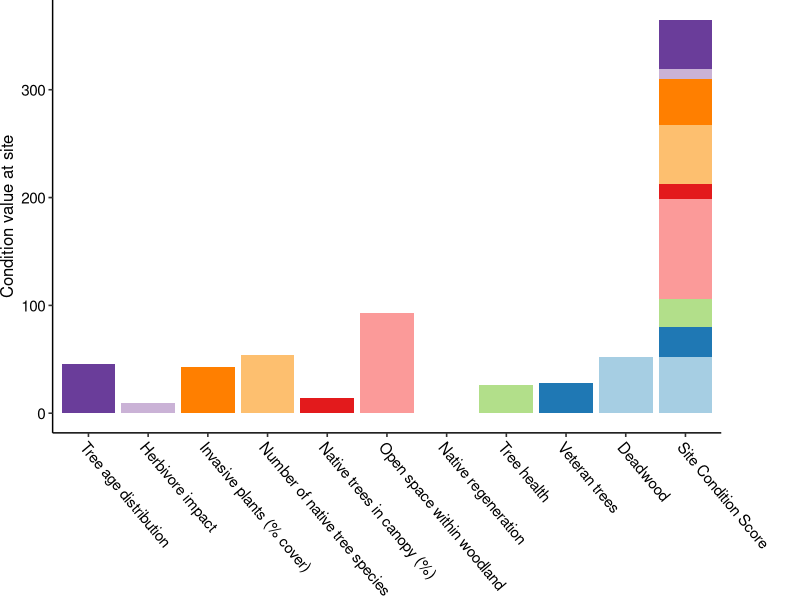
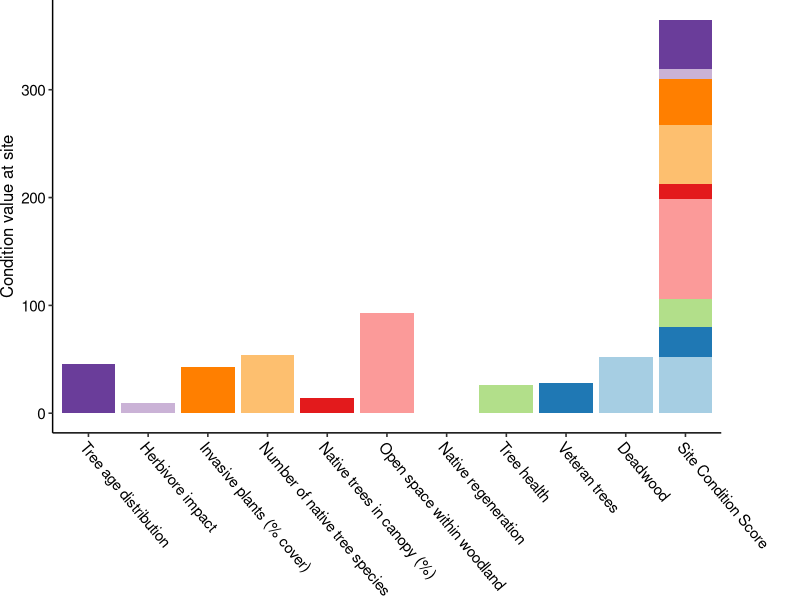
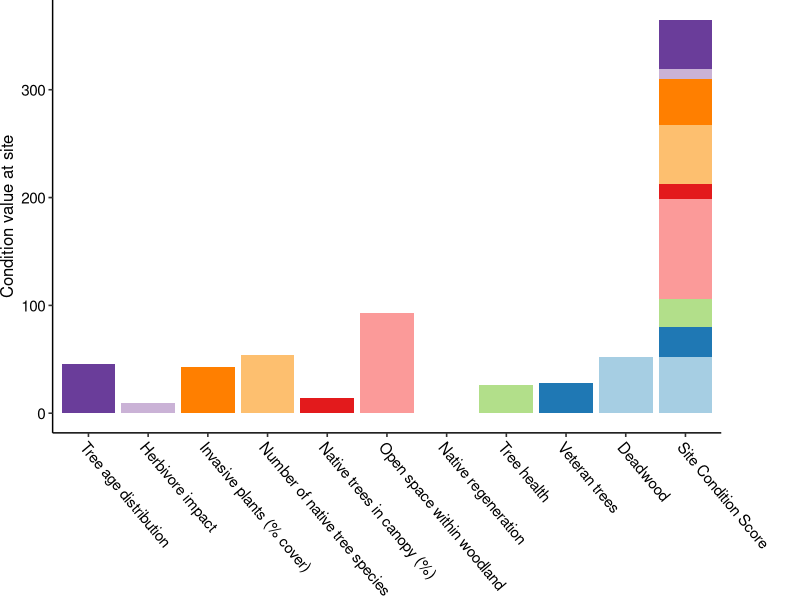
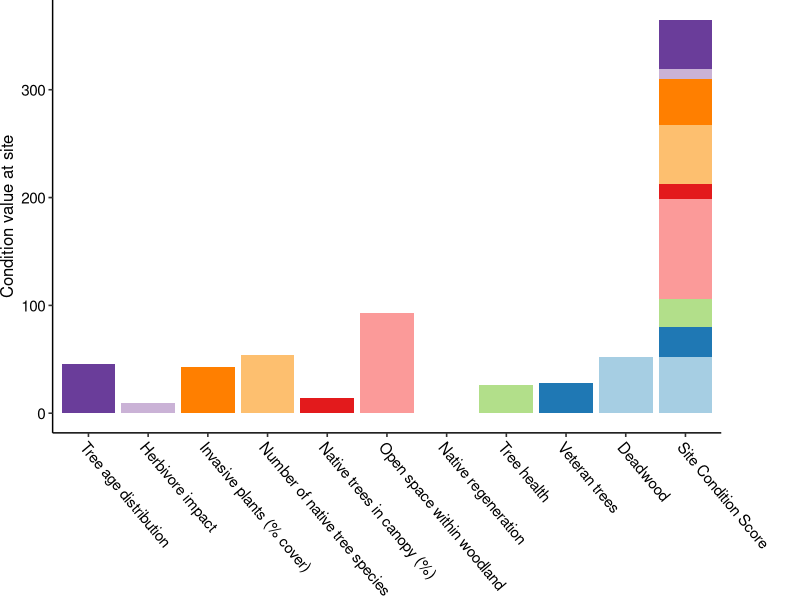

These charts were generated, in order, by the following R code: (Note: this script raises an error after producing the figures.)
## ---- chunk 1
knitr::opts_chunk$set(echo = FALSE)




# Ewan McHenry
##------ Fri Mar 10 12:03:15 2023 ------##
# make figures etc explaining the process for getting from measurements of woodland condition indicies to overall condition score
# se


# LIBRARIES ---------------------------------------------------------------
library(tidyverse)
library(htmltools) # for html text rendering in ggplot aes()
library(ggpubr)
library(RColorBrewer)
library(scales)

# CONDITION INDICY VALUES ---------------------------------------------

# generate data ---- 
set.seed(54-46)
con.vals.df = data.frame(ind = factor(c("Tree age distribution",
                                        "Herbivore impact",
                                        "Invasive plants (% cover)",
                                        "Number of native tree species", 
                                        "Native trees in canopy (%)",
                                        "Open space within woodland", 
                                        "Native regeneration",
                                        "Tree health",
                                        "Veteran trees",
                                        "Deadwood"))
)
con.vals.df$ind = factor(con.vals.df$ind, levels = unique(con.vals.df$ind))

con.vals.df$weight = runif(length(con.vals.df$ind), 0,1) %>% round(0)
con.vals.df$weight = c(1,1,1,2,1.5,0.7,1,1,2,3)
con.vals.df$weight = rep(1, length(con.vals.df$weight))


max.score <- 100
con.vals.df$score = runif(length(con.vals.df$ind), 0,max.score) %>% round(0)
con.vals.df$value = con.vals.df$score * con.vals.df$weight

con.vals.df$total = "Site Condition Score" # helper for stack

# function - plot sep + stack indicator values - p.indicator.sep_stack ----
  gg.bar.sep_stack <- function(
    df = con.vals.df,
    scale.sum = F, 
    stack.alpha = 0, 
    sep.alpha = 1 , 
    big.y_lim = T, 
    inds.to.drop = NA,
    just.total = F){
    
    df = con.vals.df
    scale.sum = F 
    stack.alpha = 1
    sep.alpha = 1  
    big.y_lim = T 
    inds.to.drop = NA
    just.total = F
    
    
    # set y axis limits
    tot.val = sum(df$value)
        y_lim = c(0, max(df$value))
    if(big.y_lim){
      y_lim[2] = tot.val
    }
    
    # drop indicies - inds.to.drop    
    df <- df[!(1:dim(df)[1]) %in% inds.to.drop,]
    
    # make df2 that includes a stack
    df2 <-  df
    df2$total  <-  df$ind
    df2  <-  rbind(df2,df)
    df2$total<- factor(df2$total, levels = unique(df2$total))
    
    # scale the stackto be out of 100
    df2$plot.val <- df2$value # new value to plot
    if(scale.sum){ # scale the stack if selected
      df2$plot.val[df2$total == df$total[1]] <-  100 * df2$plot.val[df2$total == df$total[1]]/
        sum(df$weight * max.score )
    }
    
    df2$alpha.val <-  sep.alpha
    df2$alpha.val[df2$total == df$total[1]] <- stack.alpha
    
        # plot options ---- 
colorCount = length(unique(con.vals.df$ind))
getPalette = colorRampPalette(brewer.pal(colorCount, "Paired"))
type.names = unique(con.vals.df$ind)
text.fact = 1

# plot ----
ggplot(df2, aes(fill = ind, x = total, y = plot.val, 
                             text = map(paste0("<b>", ind, "</b>", "<br>", " Value =", plot.val, " %"), HTML),
                             alpha = alpha.val),) +
      geom_bar( stat="identity", )+
      #ggtitle()+
      theme_pubr()+
      scale_x_discrete(name = NULL)+
      scale_y_continuous(name = "Condition value at site", limits = y_lim, breaks = pretty_breaks(5))+
      scale_alpha(limits = c(0, 1), guide='none')+
      labs(fill = "Indicator")+
      scale_fill_manual(values=rev(getPalette(colorCount)),
                        labels=(type.names))+
      theme(text = element_text(family = "sans"),
            legend.position = "none",
            plot.title = element_text(size = 14  *text.fact, face = "bold"),
            plot.subtitle = element_text(size = 8 *text.fact),
            legend.text =  element_text(size = 11 *text.fact),
            legend.title = element_blank(),
            axis.text.y = element_text(size = 11 *text.fact),
            axis.text.x = element_text(size = 11 *text.fact, angle = 310, hjust = 0),
            axis.title.y =  element_text(size = 12 *text.fact),
            axis.title.x =  element_blank(),
            plot.margin =  margin(0, 2, 0, 0, "cm")
      )
    
    }
    
    
  
## ---- chunk 2
  gg.bar.sep_stack(df = con.vals.df,
                scale.sum = T, 
                stack.alpha = 0, sep.alpha = 1, 
                big.y_lim = F )
## ---- chunk 3
  gg.bar.sep_stack(df = con.vals.df,
                scale.sum = F, 
                stack.alpha = 0, sep.alpha = 1, 
                big.y_lim = T )
## ---- chunk 4
  gg.bar.sep_stack(df = con.vals.df,
                scale.sum = F, 
                stack.alpha = 1, sep.alpha = 1, 
                big.y_lim = T )
## ---- chunk 5
  gg.bar.sep_stack(df = con.vals.df,
                scale.sum = F, 
                stack.alpha = 1, sep.alpha = 1, 
                big.y_lim = T )
## ---- chunk 6
  gg.bar.sep_stack(df = con.vals.df,
                scale.sum = F, 
                stack.alpha = 1, sep.alpha = 1, 
                big.y_lim = T ,
                nrow.drop = 1 )
## ---- chunk 7
  gg.bar.sep_stack(df = con.vals.df,
                scale.sum = F, 
                stack.alpha = 1, sep.alpha = 1, 
                big.y_lim = T ,
                nrow.drop = 2 )
## ---- chunk 8
  gg.bar.sep_stack(df = con.vals.df,
                scale.sum = F, 
                stack.alpha = 1, sep.alpha = 1, 
                big.y_lim = T ,
                nrow.drop = 3 )
## ---- chunk 9
  gg.bar.sep_stack(df = con.vals.df,
                scale.sum = T, 
                stack.alpha = 1, sep.alpha = 1, 
                big.y_lim = F ,
                nrow.drop = 0 )
## ---- chunk 10
  gg.bar.sep_stack(df = con.vals.df,
                scale.sum = T, 
                stack.alpha = 1, sep.alpha = 1, 
                big.y_lim = F,
                nrow.drop = 0 )
## ---- chunk 11
  gg.bar.sep_stack(df = con.vals.df,
                scale.sum = T, 
                stack.alpha = 1, sep.alpha = 1, 
                big.y_lim = F,
                nrow.drop = 1 )
## ---- chunk 12
  gg.bar.sep_stack(df = con.vals.df,
                scale.sum = T, 
                stack.alpha = 1, sep.alpha = 1, 
                big.y_lim = F ,
                nrow.drop = 2 )
## ---- chunk 13
  gg.bar.sep_stack(df = con.vals.df,
                scale.sum = T, 
                stack.alpha = 1, sep.alpha = 1, 
                big.y_lim = F ,
                nrow.drop = 3 )
## ---- chunk 14
  gg.bar.sep_stack(df = con.vals.df[],
                scale.sum = T, 
                stack.alpha = 1, sep.alpha = 1, 
                big.y_lim = F ,
                nrow.drop = 0 )
## ---- chunk 15

pop.true <-  2061
n.experts <- 5
guess.sd <- 1500.000000

rounds = 4
df <- data.frame(round =  rep(1:rounds, each = n.experts))
df$sd <- guess.sd/(df$round)
df$guess <- rnorm(length(df$sd), pop.true, guess.sd)

round.df <- df %>% group_by(round) %>% summarise(mean.guess = mean(guess))

ggplot()+
  geom_point(data = df, aes(y = guess, x = round), shape = 1, alpha = 0.4) +
  geom_point(data = round.df, aes(y = mean.guess, x = round), shape = 16, colour = "red") +
  scale_y_continuous(name = "Guess", #limits = c(0,pop.true*2), 
                     breaks = pretty_breaks(5))+
  theme_pubr()






